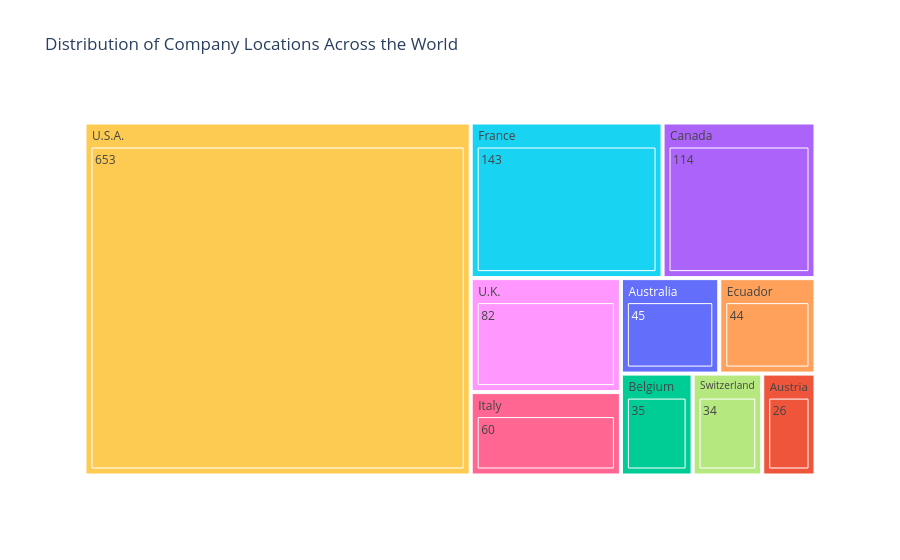

Notebook code cell kept with this figure:
### Code cell
import plotly.express as px
fig = px.treemap(topLocations_count, path=['Company Location','Company'],
                 values='Company', title='Distribution of Company Locations Across the World', color='Company Location')
fig.show()

### Figure 1 — Plotly figure (JSON) as saved in the notebook; plotly's stock layout.template omitted (floating-point values rounded to 4 significant figures)
{"data": [{"branchvalues": "total", "customdata": [["Australia"], ["Australia"], ["Austria"], ["Austria"], ["Belgium"], ["Belgium"], ["Canada"], ["Canada"], ["Ecuador"], ["Ecuador"], ["France"], ["France"], ["Italy"], ["Italy"], ["Switzerland"], ["Switzerland"], ["U.K."], ["U.K."], ["U.S.A."], ["U.S.A."]], "domain": {"x": [0, 1], "y": [0, 1]}, "hovertemplate": "labels=%{label}<br>Company=%{value}<br>parent=%{parent}<br>id=%{id}<br>Company Location=%{customdata[0]}<extra></extra>", "ids": ["Australia", "Australia/45", "Austria/26", "Austria", "Belgium/35", "Belgium", "Canada/114", "Canada", "Ecuador/44", "Ecuador", "France", "France/143", "Italy/60", "Italy", "Switzerland/34", "Switzerland", "U.K.", "U.K./82", "U.S.A.", "U.S.A./653"], "labels": ["Australia", "45", "26", "Austria", "35", "Belgium", "114", "Canada", "44", "Ecuador", "France", "143", "60", "Italy", "34", "Switzerland", "U.K.", "82", "U.S.A.", "653"], "marker": {"colors": ["#636efa", "#636efa", "#EF553B", "#EF553B", "#00cc96", "#00cc96", "#ab63fa", "#ab63fa", "#FFA15A", "#FFA15A", "#19d3f3", "#19d3f3", "#FF6692", "#FF6692", "#B6E880", "#B6E880", "#FF97FF", "#FF97FF", "#FECB52", "#FECB52"]}, "name": "", "parents": ["", "Australia", "Austria", "", "Belgium", "", "Canada", "", "Ecuador", "", "", "France", "Italy", "", "Switzerland", "", "", "U.K.", "", "U.S.A."], "type": "treemap", "values": [45.0, 45.0, 26.0, 26.0, 35.0, 35.0, 114.0, 114.0, 44.0, 44.0, 143.0, 143.0, 60.0, 60.0, 34.0, 34.0, 82.0, 82.0, 653.0, 653.0]}], "layout": {"legend": {"tracegroupgap": 0}, "title": {"text": "Distribution of Company Locations Across the World"}}}
